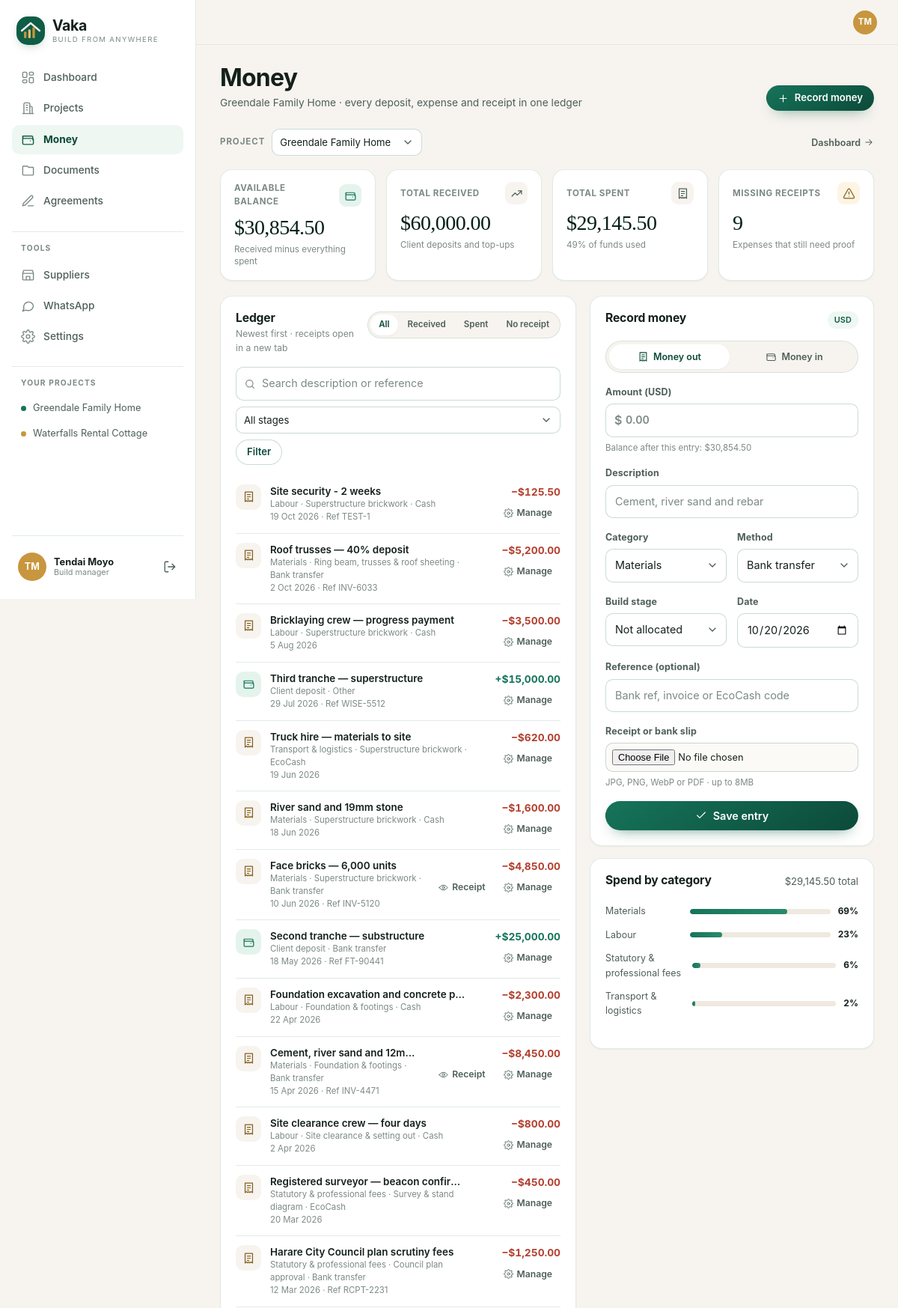
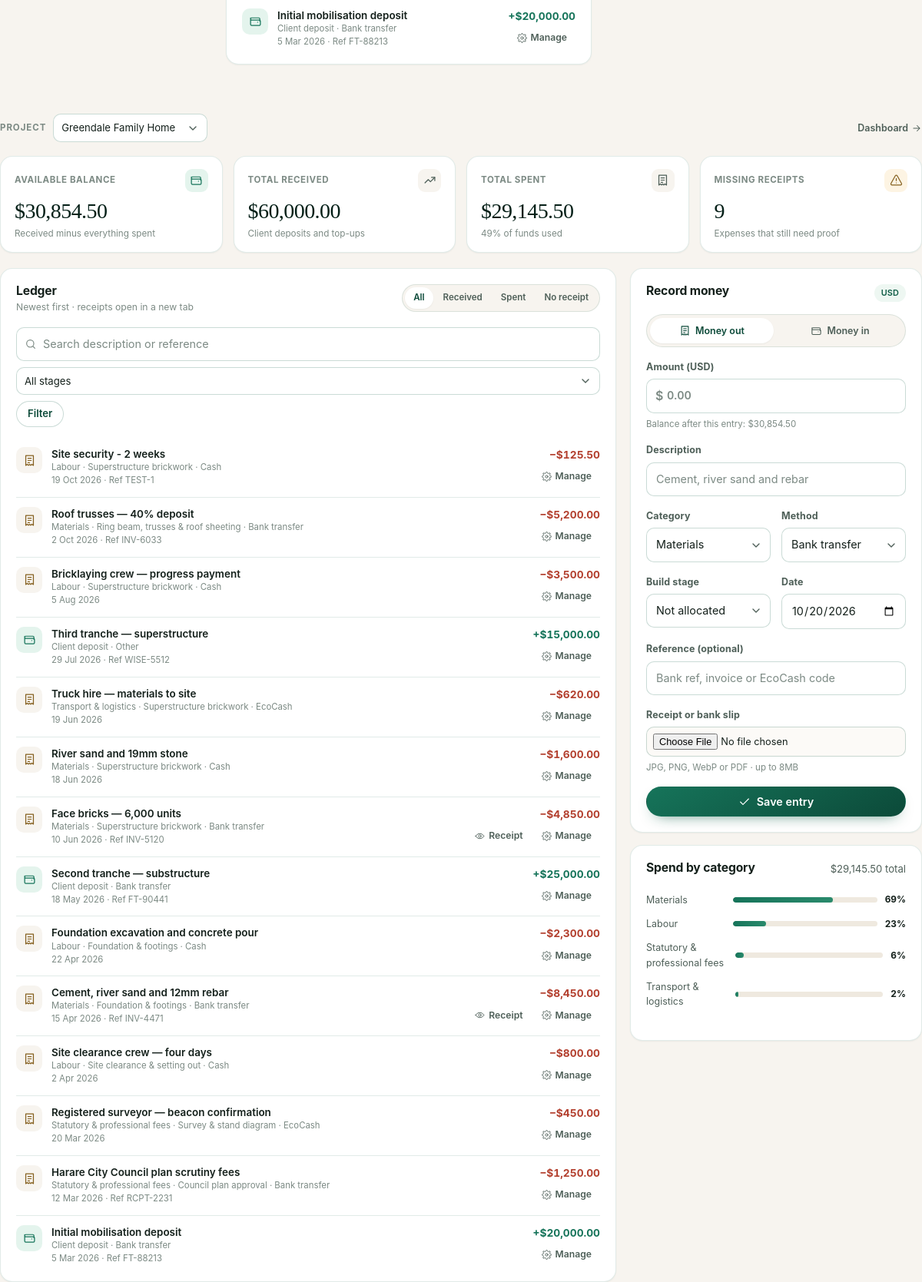
The page /app/money (signed in) on the database its author committed (2 pictures, top to bottom).
### tables this page shows
CREATE TABLE projects (
  id TEXT PRIMARY KEY,
  code TEXT NOT NULL UNIQUE,
  name TEXT NOT NULL,
  description TEXT,
  owner_id TEXT NOT NULL REFERENCES users(id) ON DELETE CASCADE,
  manager_id TEXT REFERENCES users(id),
  city TEXT DEFAULT 'Harare',
  suburb TEXT,
  stand_number TEXT,
  status TEXT NOT NULL DEFAULT 'planning',
  budget_cents INTEGER NOT NULL DEFAULT 0,
  start_date TEXT,
  target_date TEXT,
  created_at TEXT NOT NULL,
  updated_at TEXT NOT NULL
);

CREATE TABLE users (
  id TEXT PRIMARY KEY,
  name TEXT NOT NULL,
  email TEXT NOT NULL UNIQUE,
  password_hash TEXT NOT NULL,
  role TEXT NOT NULL DEFAULT 'client',
  phone TEXT,
  country TEXT,
  avatar_color TEXT NOT NULL DEFAULT '#0F5D46',
  created_at TEXT NOT NULL
);

CREATE TABLE transactions (
  id TEXT PRIMARY KEY,
  project_id TEXT NOT NULL REFERENCES projects(id) ON DELETE CASCADE,
  type TEXT NOT NULL,
  amount_cents INTEGER NOT NULL,
  currency TEXT NOT NULL DEFAULT 'USD',
  category TEXT,
  stage_key TEXT,
  description TEXT NOT NULL,
  method TEXT DEFAULT 'BANK_TRANSFER',
  reference TEXT,
  occurred_at TEXT NOT NULL,
  created_by TEXT NOT NULL REFERENCES users(id),
  created_at TEXT NOT NULL
);

CREATE TABLE attachments (
  id TEXT PRIMARY KEY,
  project_id TEXT REFERENCES projects(id) ON DELETE CASCADE,
  transaction_id TEXT REFERENCES transactions(id) ON DELETE CASCADE,
  uploader_id TEXT NOT NULL REFERENCES users(id),
  kind TEXT NOT NULL DEFAULT 'receipt',
  filename TEXT NOT NULL,
  original_name TEXT NOT NULL,
  mime_type TEXT NOT NULL,
  size INTEGER NOT NULL,
  created_at TEXT NOT NULL
);

### routes_money.py (the view)
@bp.get("/app/money")
@login_required
def index():
    projects, project = _selected_project()
    if not project:
        return render_template("app/money.html", title="Money", active="money", projects=[], project=None)
    filter_type = request.args.get("filter", "all")
    search = (request.args.get("q") or "").strip()
    stage_filter = request.args.get("stage", "")
    where = ["t.project_id = ?"]
    params = [project["id"]]
    if filter_type == "funding":
        where.append("t.type = 'FUNDING'")
    elif filter_type == "expense":
        where.append("t.type = 'EXPENSE'")
    elif filter_type == "missing":
        where.append("t.type = 'EXPENSE' AND a.id IS NULL")
    if search:
        where.append("(t.description LIKE ? OR t.reference LIKE ?)")
        params.extend([f"%{search}%", f"%{search}%"])
    if stage_filter:
        where.append("t.stage_key = ?")
        params.append(stage_filter)
    transactions = query(
        f"""SELECT t.*, a.id AS receipt_id, a.filename AS receipt_file
            FROM transactions t
            LEFT JOIN attachments a ON a.transaction_id = t.id
            WHERE {' AND '.join(where)}
            ORDER BY t.occurred_at DESC, t.created_at DESC
            LIMIT 250""",
        params,
    )
    totals = money_totals(project["id"])
    stages = stage_rows(project["id"])
    breakdown = category_breakdown(project["id"])
    spent_total = totals["spent"] or 1
    return render_template(
        "app/money.html",
        title="Money",
        active="money",
        projects=projects,
        project=project,
        transactions=transactions,
        totals=totals,
        stages=stages,
        breakdown=breakdown,
        spent_total=spent_total,
        missing_count=len(missing_receipts(project["id"])),
        stage_spend=stage_spend(project["id"]),
        filter_type=filter_type,
        search=search,
        stage_filter=stage_filter,
        today=datetime.now().strftime("%Y-%m-%d"),
    )

### templates/app/money.html (shortened to what this page needs)
{% extends "app/base.html" %}
{% block page_title %}Money{% endblock %}
{% block page_subtitle %}
  {% if project %}
    <p class="page-subtitle">{{ project.name }} · every deposit, expense and receipt in one ledger</p>
  {% endif %}
{% endblock %}
{% block page_actions %}
  {% if project %}
    <a class="btn btn-primary btn-sm" href="#record">{{ icon('plus', 15) }} Record money</a>
  {% endif %}
{% endblock %}
{% block content %}
{% if not project %}
  <div class="card">
    <div class="empty">
      <span class="empty-icon">{{ icon('wallet', 26) }}</span>
      <h3>Create a project first</h3>
      <p>Money is tracked against a project so the balance always means something.</p>
      <a class="btn btn-primary" href="{{ url_for('projects.new') }}">{{ icon('plus', 16) }} Create project</a>
    </div>
  </div>
{% else %}
{% if projects|length > 1 %}
  <div class="toolbar">
    <div class="toolbar-left">
      <span class="toolbar-label">Project</span>
      <form class="inline-form" method="get" action="{{ url_for('money.index') }}">
        <select class="select select-sm" name="project" data-autosubmit>
          {% for item in projects %}
            <option value="{{ item.id }}" {% if item.id == project.id %}selected{% endif %}>{{ item.name }}</option>
          {% endfor %}
        </select>
      </form>
    </div>
    <a class="link-quiet" href="{{ url_for('dashboard.index', project=project.id) }}">Dashboard {{ icon('arrow-right', 14) }}</a>
  </div>
{% endif %}
<div class="kpi-grid">
  <div class="kpi">
    <div class="kpi-top">
      <span class="kpi-label">Available balance</span>
      <span class="kpi-icon kpi-icon-{{ 'negative' if totals.balance < 0 else 'positive' }}">{{ icon('wallet', 17) }}</span>
    </div>
    <p class="kpi-value {{ 'is-negative' if totals.balance < 0 }}" data-ledger-balance="{{ totals.balance }}">{{ totals.balance|money }}</p>
    <p class="kpi-sub">Received minus everything spent</p>
  </div>
  <div class="kpi">
    <div class="kpi-top"><span class="kpi-label">Total received</span><span class="kpi-icon">{{ icon('trending-up', 17) }}</span></div>
    <p class="kpi-value">{{ totals.funded|money }}</p>
    <p class="kpi-sub">Client deposits and top-ups</p>
  </div>
  <div class="kpi">
    <div class="kpi-top"><span class="kpi-label">Total spent</span><span class="kpi-icon">{{ icon('receipt', 17) }}</span></div>
    <p class="kpi-value">{{ totals.spent|money }}</p>
    <p class="kpi-sub">{{ ((totals.spent / totals.funded) * 100)|round|int if totals.funded else 0 }}% of funds used</p>
  </div>
  <a class="kpi card-hover" href="{{ url_for('money.index', project=project.id, filter='missing') }}">
    <div class="kpi-top"><span class="kpi-label">Missing receipts</span><span class="kpi-icon kpi-icon-warn">{{ icon('alert', 17) }}</span></div>
    <p class="kpi-value">{{ missing_count }}</p>
    <p class="kpi-sub">Expenses that still need proof</p>
  </a>
</div>
<div class="money-layout">
  <div class="money-ledger">
    <div class="card">
      <div class="card-head">
        <div>
          <h2>Ledger</h2>
          <p class="card-sub">Newest first · receipts open in a new tab</p>
        </div>
        <div class="segmented">
          {% for key, label in [('all', 'All'), ('funding', 'Received'), ('expense', 'Spent'), ('missing', 'No receipt')] %}
            <a class="segment {{ 'is-active' if filter_type == key }}" href="{{ url_for('money.index', project=project.id, filter=key, stage=stage_filter) }}">{{ label }}</a>
          {% endfor %}
        </div>
      </div>
      <form class="filter-bar" method="get" action="{{ url_for('money.index') }}">
        <label class="search-field">
          {{ icon('search', 16) }}
          <input class="input" type="search" name="q" value="{{ search }}" placeholder="Search description or reference" />
        </label>
        <select class="select select-sm" name="stage" data-autosubmit>
          <option value="">All stages</option>
        </select>
        <button class="btn btn-outline btn-sm" type="submit">Filter</button>
      </form>
      {% if transactions %}
        <ul class="ledger-list">
          {% for tx in transactions %}
            {% set is_funding = tx.type == 'FUNDING' %}
            {% set stage = stage_by_key(tx.stage_key) %}
            <li class="ledger-row" id="tx-{{ tx.id }}">
              <span class="tx-icon {{ 'tx-in' if is_funding else 'tx-out' }}">{{ icon('wallet' if is_funding else 'receipt', 17) }}</span>
              <div class="ledger-main">
                <p class="tx-title">{{ tx.description }}</p>
                <p class="tx-meta">
                  {{ category_label(tx.category) }}{% if stage %} · {{ stage.name }}{% endif %} · {{ method_label(tx.method) }}
                </p>
                <p class="tx-meta">
                  {{ tx.occurred_at|date }}{% if tx.reference %} · Ref {{ tx.reference }}{% endif %}
                </p>
              </div>
              <div class="ledger-actions">
                <p class="tx-amount {{ 'is-in' if is_funding else '' }}">{{ '+' if is_funding else '−' }}{{ tx.amount_cents|money }}</p>
                <div class="row-buttons">
                  {% if tx.receipt_id %}
                    <a class="btn btn-ghost btn-xs" href="{{ url_for('documents.serve', attachment_id=tx.receipt_id) }}" target="_blank" rel="noopener">{{ icon('eye', 13) }} Receipt</a>
                  {% endif %}
                  <details class="row-menu">
                    <summary class="btn btn-ghost btn-xs" aria-label="Actions">{{ icon('settings', 13) }} Manage</summary>
                  </details>
                </div>
              </div>
            </li>
          {% endfor %}
        </ul>
      {% endif %}
    </div>
  </div>
  <aside class="money-side">
    <div class="card" id="record">
      <div class="card-head">
        <h2>Record money</h2>
        <span class="badge badge-soft">USD</span>
      </div>
      <form class="form" method="post" action="{{ url_for('money.create') }}" enctype="multipart/form-data" data-money-form data-balance="{{ totals.balance }}">
        <div class="type-toggle">
          <label class="type-option">
            <span>{{ icon('receipt', 15) }} Money out</span>
          </label>
          <label class="type-option">
            <span>{{ icon('wallet', 15) }} Money in</span>
          </label>
        </div>
        <label class="field">
          <span class="field-label">Amount (USD)</span>
          <div class="money-input">
            <span>$</span>
            <input class="input" type="text" name="amount" inputmode="decimal" required placeholder="0.00" data-amount />
          </div>
          <span class="field-hint" data-balance-hint>Balance after this entry: {{ totals.balance|money }}</span>
        </label>
        <label class="field">
          <span class="field-label">Description</span>
          <input class="input" type="text" name="description" maxlength="200" required placeholder="Cement, river sand and rebar" />
        </label>
        <div class="form-row expense-only">
          <label class="field">
            <span class="field-label">Category</span>
            <select class="select" name="category">
              {% for value, label in TRANSACTION_CATEGORIES if value != 'client_deposit' %}
                <option value="{{ value }}">{{ label }}</option>
              {% endfor %}
            </select>
          </label>
          <label class="field">
            <span class="field-label">Method</span>
            <select class="select" name="method">
              {% for value, label in PAYMENT_METHODS %}
                <option value="{{ value }}">{{ label }}</option>
              {% endfor %}
            </select>
          </label>
        </div>
        <div class="form-row">
          <label class="field">
            <span class="field-label">Build stage</span>
            <select class="select" name="stage_key">
              <option value="">Not allocated</option>
            </select>
          </label>
          <label class="field">
            <span class="field-label">Date</span>
            <input class="input" type="date" name="occurred_at" value="{{ today }}" />
          </label>
        </div>
        <label class="field">
          <span class="field-label">Reference (optional)</span>
          <input class="input" type="text" name="reference" maxlength="80" placeholder="Bank ref, invoice or EcoCash code" />
        </label>
        <label class="field">
          <span class="field-label">Receipt or bank slip</span>
          <input class="input input-file" type="file" name="receipt" accept="image/*,application/pdf" data-receipt-input />
          <span class="field-hint">JPG, PNG, WebP or PDF · up to 8MB</span>
        </label>
        <button class="btn btn-primary btn-block" type="submit">{{ icon('check', 16) }} Save entry</button>
      </form>
    </div>
    <div class="card">
      <div class="card-head">
        <h2>Spend by category</h2>
        <span class="muted small">{{ totals.spent|money }} total</span>
      </div>
      {% if breakdown %}
        <div class="panel-bars">
          {% for row in breakdown %}
            <div class="bar-row">
              <span>{{ category_label(row.category) }}</span>
              <div class="bar-track"><span class="bar-fill" style="width:{{ ((row.total / spent_total) * 100)|round|int }}%"></span></div>
              <strong>{{ ((row.total / spent_total) * 100)|round|int }}%</strong>
            </div>
          {% endfor %}
        </div>
      {% else %}
        <p class="muted small">No expenses recorded yet.</p>
      {% endif %}
    </div>
  </aside>
</div>
{% endif %}
{% endblock %}

### templates/app/base.html (shortened to what this page needs)
{% extends "base.html" %}
{% block body_class %}app{% endblock %}
{% block chrome %}
<div class="shell">
  {% include "partials/sidebar.html" %}
  <div class="shell-main">
    <header class="topbar">
      <a class="avatar avatar-sm" href="{{ url_for('settings.index') }}" style="background:{{ user.avatar_color }}" aria-label="Your profile">
        {{ user.name|initials }}
      </a>
    </header>
    <main class="content" id="main">
      <div class="page-head">
        <div>
          <h1 class="page-title">{% block page_title %}{{ title }}{% endblock %}</h1>
          {% block page_subtitle %}{% endblock %}
        </div>
        <div class="page-actions">{% block page_actions %}{% endblock %}</div>
      </div>
      {% block content %}{% endblock %}
    </main>
  </div>
</div>
{% endblock %}

### templates/partials/sidebar.html (shortened to what this page needs)
<aside class="sidebar" id="sidebar" aria-label="Workspace">
  <div class="sidebar-top">
    {{ brand('/app') }}
  </div>
  <nav class="sidebar-nav">
    {% for item in nav_items[:5] %}
      <a class="nav-link {% if active == item.key %}is-active{% endif %}" href="{{ item.href }}">
        {{ icon(item.icon, 19) }}<span>{{ item.label }}</span>
      </a>
    {% endfor %}
  </nav>
  <div class="sidebar-section">
    <p class="sidebar-label">Tools</p>
    <nav class="sidebar-nav">
      {% for item in nav_items[5:] %}
        <a class="nav-link {% if active == item.key %}is-active{% endif %}" href="{{ item.href }}">
          {{ icon(item.icon, 19) }}<span>{{ item.label }}</span>
        </a>
      {% endfor %}
    </nav>
  </div>
  <div class="sidebar-section sidebar-projects">
    <p class="sidebar-label">Your projects</p>
    {% if projects %}
      {% for item in projects[:4] %}
        <a class="side-project" href="{{ url_for('projects.detail', project_id=item.id) }}">
          <span class="project-dot tone-{{ loop.index0 % 4 + 1 }}"></span>
          <span class="side-project-name">{{ item.name }}</span>
        </a>
      {% endfor %}
    {% else %}
      <p class="sidebar-empty">No projects yet.</p>
    {% endif %}
  </div>
  <div class="sidebar-foot">
    <a class="user-card" href="{{ url_for('settings.index') }}">
      <span class="avatar" style="background:{{ user.avatar_color }}">{{ user.name|initials }}</span>
      <span class="user-card-text">
        <span class="user-card-name">{{ user.name }}</span>
        <span class="user-card-role">{{ 'Build manager' if user.role == 'manager' else 'Client' }}</span>
      </span>
    </a>
    <form method="post" action="{{ url_for('auth.logout') }}" class="logout-form">
      <button class="icon-btn" type="submit" aria-label="Sign out" title="Sign out">{{ icon('logout', 18) }}</button>
    </form>
  </div>
</aside>

### rows shown on the page
projects: name "Greendale Family Home"
projects: name "Waterfalls Rental Cottage"
users: name|initials "TM", name "Tendai Moyo", role "Build manager"
transactions: description "Site security - 2 weeks", category "Labour", name "Superstructure brickwork", method "Cash", occurred_at "19 Oct 2026", reference "TEST-1", value "−", amount_cents "$125.50"
transactions: description "Roof trusses — 40% deposit", category "Materials", name "Ring beam, trusses & roof sheeting", method "Bank transfer", occurred_at "2 Oct 2026", reference "INV-6033", value "−", amount_cents "$5,200.00"
transactions: description "Bricklaying crew — progress payment", category "Labour", name "Superstructure brickwork", method "Cash", occurred_at "5 Aug 2026", value "−", amount_cents "$3,500.00"
transactions: description "Third tranche — superstructure", category "Client deposit", method "Other", occurred_at "29 Jul 2026", reference "WISE-5512", value "+", amount_cents "$15,000.00"
transactions: description "Truck hire — materials to site", category "Transport & logistics", name "Superstructure brickwork", method "EcoCash", occurred_at "19 Jun 2026", value "−", amount_cents "$620.00"
transactions: description "River sand and 19mm stone", category "Materials", name "Superstructure brickwork", method "Cash", occurred_at "18 Jun 2026", value "−", amount_cents "$1,600.00"
attachments: description "Face bricks — 6,000 units", name "Superstructure brickwork", occurred_at "10 Jun 2026", reference "INV-5120", value "−", amount_cents "$4,850.00"
transactions: category "Materials", method "Bank transfer"
transactions: description "Second tranche — substructure", category "Client deposit", method "Bank transfer", occurred_at "18 May 2026", reference "FT-90441", value "+", amount_cents "$25,000.00"
transactions: description "Foundation excavation and concrete p…", category "Labour", name "Foundation & footings", method "Cash", occurred_at "22 Apr 2026", value "−", amount_cents "$2,300.00", description "Foundation excavation and concrete pour"
attachments: description "Cement, river sand and 12m…", name "Foundation & footings", occurred_at "15 Apr 2026", reference "INV-4471", value "−", amount_cents "$8,450.00", description "Cement, river sand and 12mm rebar"
transactions: category "Materials", method "Bank transfer"
transactions: description "Site clearance crew — four days", category "Labour", name "Site clearance & setting out", method "Cash", occurred_at "2 Apr 2026", value "−", amount_cents "$800.00"
transactions: description "Registered surveyor — beacon confir…", category "Statutory & professional fees", name "Survey & stand diagram", method "EcoCash", occurred_at "20 Mar 2026", value "−", amount_cents "$450.00", description "Registered surveyor — beacon confirmation"
transactions: description "Harare City Council plan scrutiny fees", category "Statutory & professional fees", name "Council plan approval", method "Bank transfer", occurred_at "12 Mar 2026", reference "RCPT-2231", value "−", amount_cents "$1,250.00"
transactions: description "Initial mobilisation deposit", category "Client deposit", method "Bank transfer", occurred_at "5 Mar 2026", reference "FT-88213", value "+", amount_cents "$20,000.00"

### other values the page prints
{{ brand('/app') }} "Vaka BUILD FROM ANYWHERE"
{{ item.label }} "Dashboard" "Projects" "Money" "Documents" "Agreements"
{{ item.label }} "Suppliers" "WhatsApp" "Settings"
{{ totals.balance|money }} "$30,854.50 $30,854.50"
{{ totals.funded|money }} "$60,000.00 $60,000.00"
{{ totals.spent|money }} "$29,145.50 $29,145.50"
{{ missing_count }} "9 9"
{{ label }} "All" "Received" "Spent" "No receipt" "All" "Received" "Spent" "No receipt"
{{ category_label(row.category) }} "Materials" "Labour" "Statutory & professional fees" "Transport & logistics" "Materials" "Labour" "Statutory & professional fees" "Transport & logistics"
{{ ((row.total / spent_total) * 100)|round|int }} "69" "23" "6" "2" "69" "23" "6" "2"
{{ totals.balance|money }} "$30,854.50"
form field project "Greendale Family Home Greendale Family Home"
form field category "Materials Materials"
form field method "Bank transfer Bank transfer"
